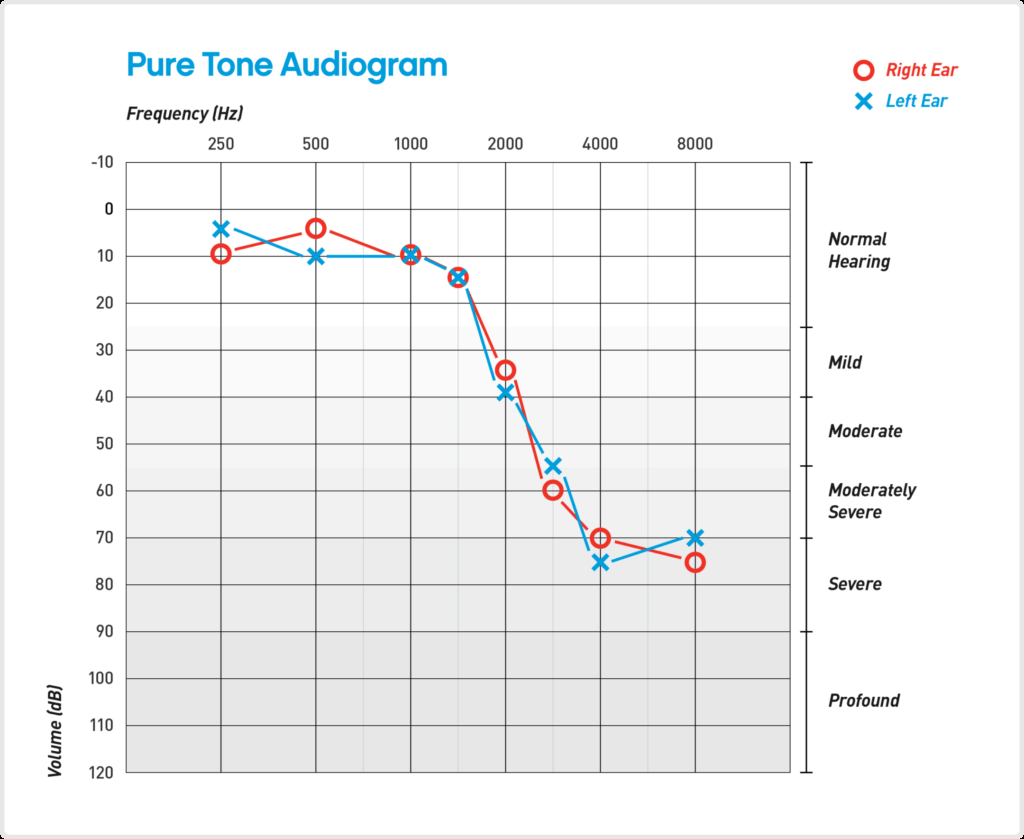
#> input picture backend/uploads/audiograms/0bc0a9a9-da92-4c20-a85c-ebaae1fc4a42.png, 1024 x 839 px
$ python -i image_analysis_service.py   (imports and definitions only)
#> lines starting #> are read from the running program, lines starting #| are printed output that depends on the picture; after the words box and inside, x2 and y2 are one past the last pixel; in counts of white or black regions, pixels touching at a corner belong together
import cv2
import numpy as np
from pathlib import Path


class ImageAnalysisService:

    # [108 lines left out: functions preprocess_image, detect_grid, not called in this run]

    @staticmethod
    def extract_graph_region(image_path: str):

        image = cv2.imread(image_path)
#> image is the input picture: shape (839, 1024, 3); mean B, G, R 243.2, 242.6, 242.1

        if image is None:
            raise ValueError("Unable to read image.")

        gray = cv2.cvtColor(image, cv2.COLOR_BGR2GRAY)

        _, thresh = cv2.threshold(
            gray,
            220,
            255,
            cv2.THRESH_BINARY_INV,
        )
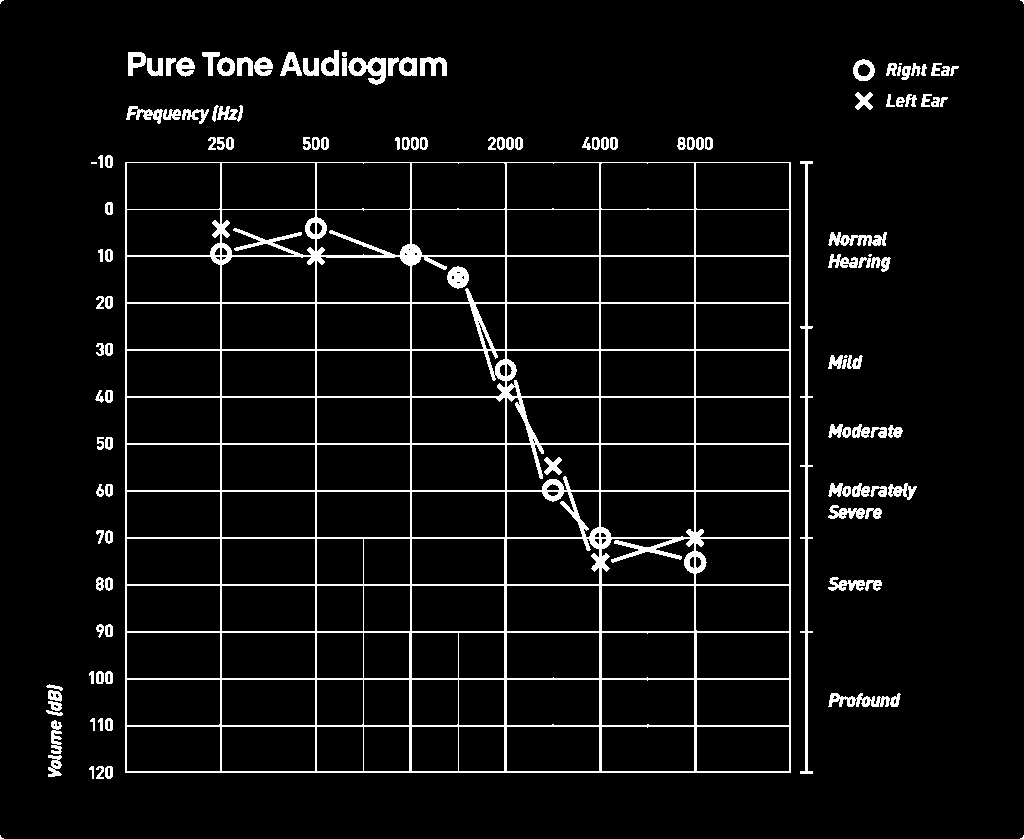
#> thresh: shape (839, 1024); 5.9% white; 129 white regions (8 under 20 px)

        contours, _ = cv2.findContours(
            thresh,
            cv2.RETR_EXTERNAL,
            cv2.CHAIN_APPROX_SIMPLE,
        )
#> contours = 127 contours, 12 with area under 20; largest, box (x1, y1, x2, y2) and area: (125, 162, 791, 773) 405650, (800, 161, 813, 774) 1335, (348, 57, 386, 85) 600, (828, 693, 890, 707) 389, (828, 232, 887, 246) 356

        if not contours:
            raise ValueError("No graph detected.")

        largest = max(contours, key=cv2.contourArea)
#> largest = [[125, 162], [125, 772], [790, 772], [790, 162]]

        x, y, w, h = cv2.boundingRect(largest)
#> x = 125; y = 162; w = 666; h = 611

        cropped = image[y:y+h, x:x+w]
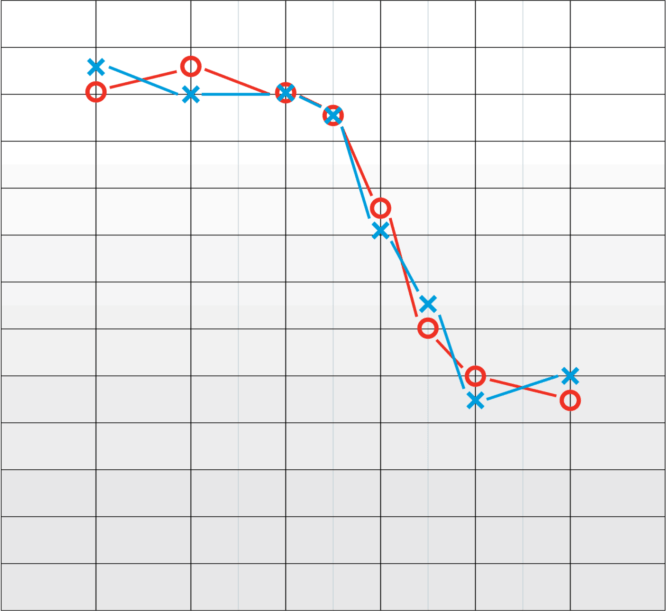
#> cropped: shape (611, 666, 3); mean B, G, R 235.8, 235, 235.2

        crop_dir = Path("uploads/cropped")
        crop_dir.mkdir(parents=True, exist_ok=True)

        output_path = crop_dir / (
            Path(image_path).stem + "_cropped.png"
        )

        cv2.imwrite(str(output_path), cropped)

        return {
            "cropped": str(output_path),
            "x": x,
            "y": y,
            "width": w,
            "height": h,
        }

>>> result = ImageAnalysisService().extract_graph_region('../../uploads/audiograms/0bc0a9a9-da92-4c20-a85c-ebaae1fc4a42.png')
#> result = 5 items
